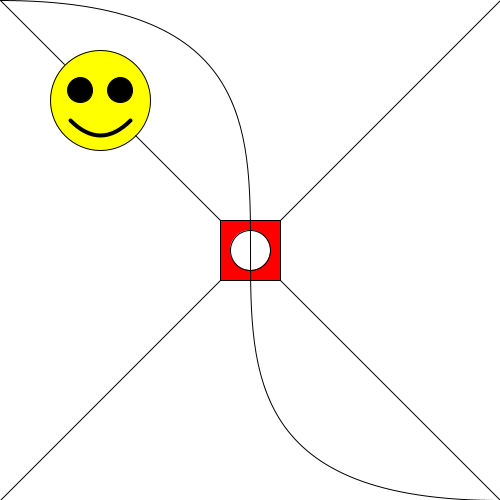
Frame 1 (no input)
Frame 60 (the mouse pressed at the canvas centre just before this capture): identical to frame 1, image omitted
Frame 120 (the mouse held since frame 60 and released just before this capture): identical to frame 1, image omitted

The Processing sketch that drew this single still picture (run headless with seeded random() and noise(); from frame 60 on, the mouse is pressed at the canvas centre):

// Processing sketch: processing_31054
// ── processing_31054.pde

void setup ()
{
  int mysize = 25;
  float mynextsize = 500;
  size(500,500);
  println(width);
  background(255);
  
  stroke(0);
  strokeWeight(1);
  line(0,0,mynextsize,mynextsize);
  line(0,mynextsize,mynextsize,0);
  
  fill(255,0,0);
  rect(220, 220, 60, 60);
  
  smooth();
  fill(255);
  ellipse(250, 250, 40, 40);
  
  smooth();
  noFill();
  bezier(0,0,mynextsize,0,0,mynextsize,mynextsize,mynextsize);
  
  smooth();
  fill(255,255,0);
  ellipse(100, 100, 100, 100);
  
  smooth();
  fill(0);
  ellipse(80, 90, mysize, mysize);
  
  smooth();
  fill(0);
  ellipse(120, 90, mysize, mysize);
  
  smooth();
  strokeWeight(4); 
  noFill();
  bezier(70, 120,  90, 140,  110, 140,  130, 120);
}

void draw ()
{
  //Do not put anything here yet
}
